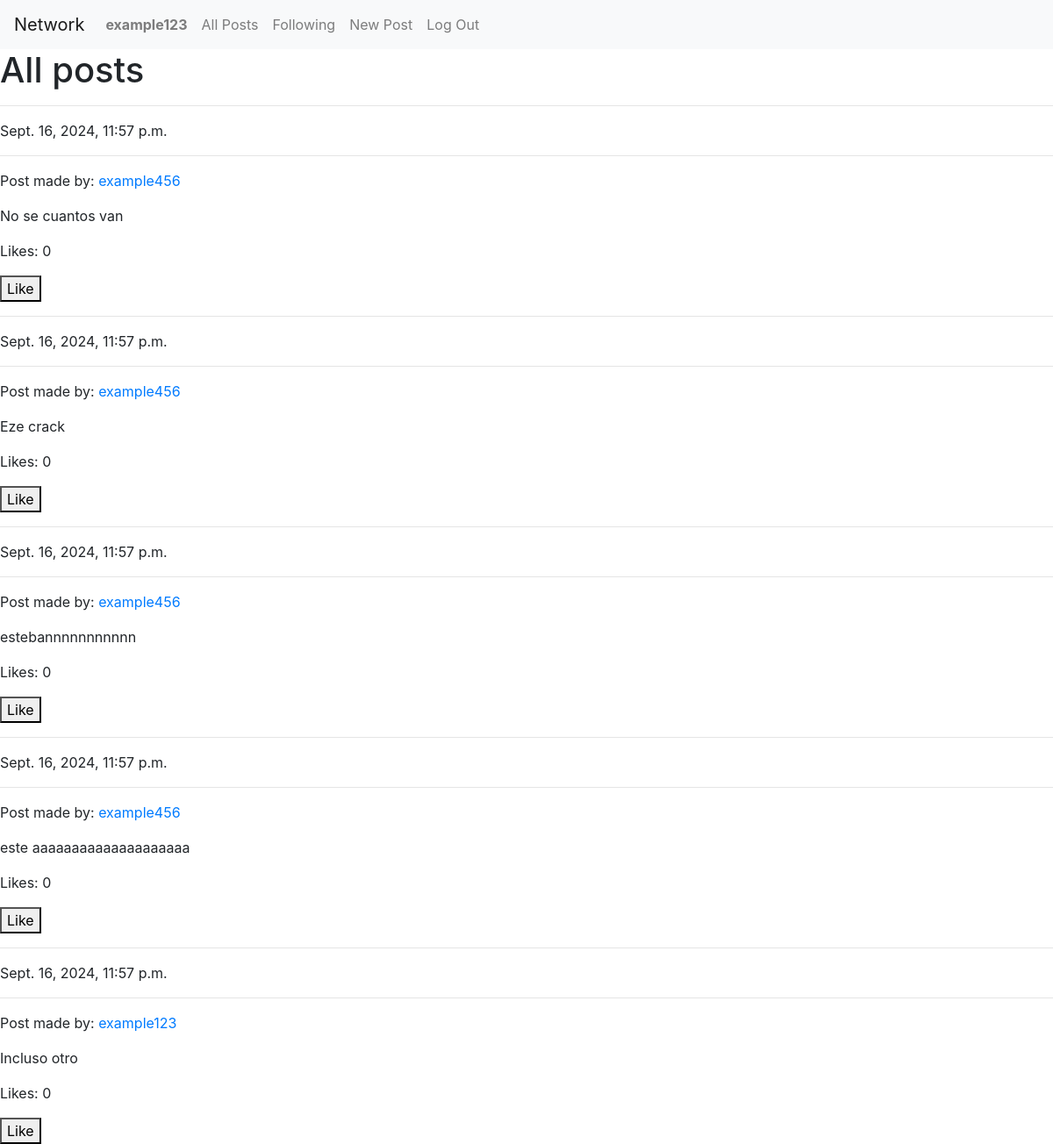
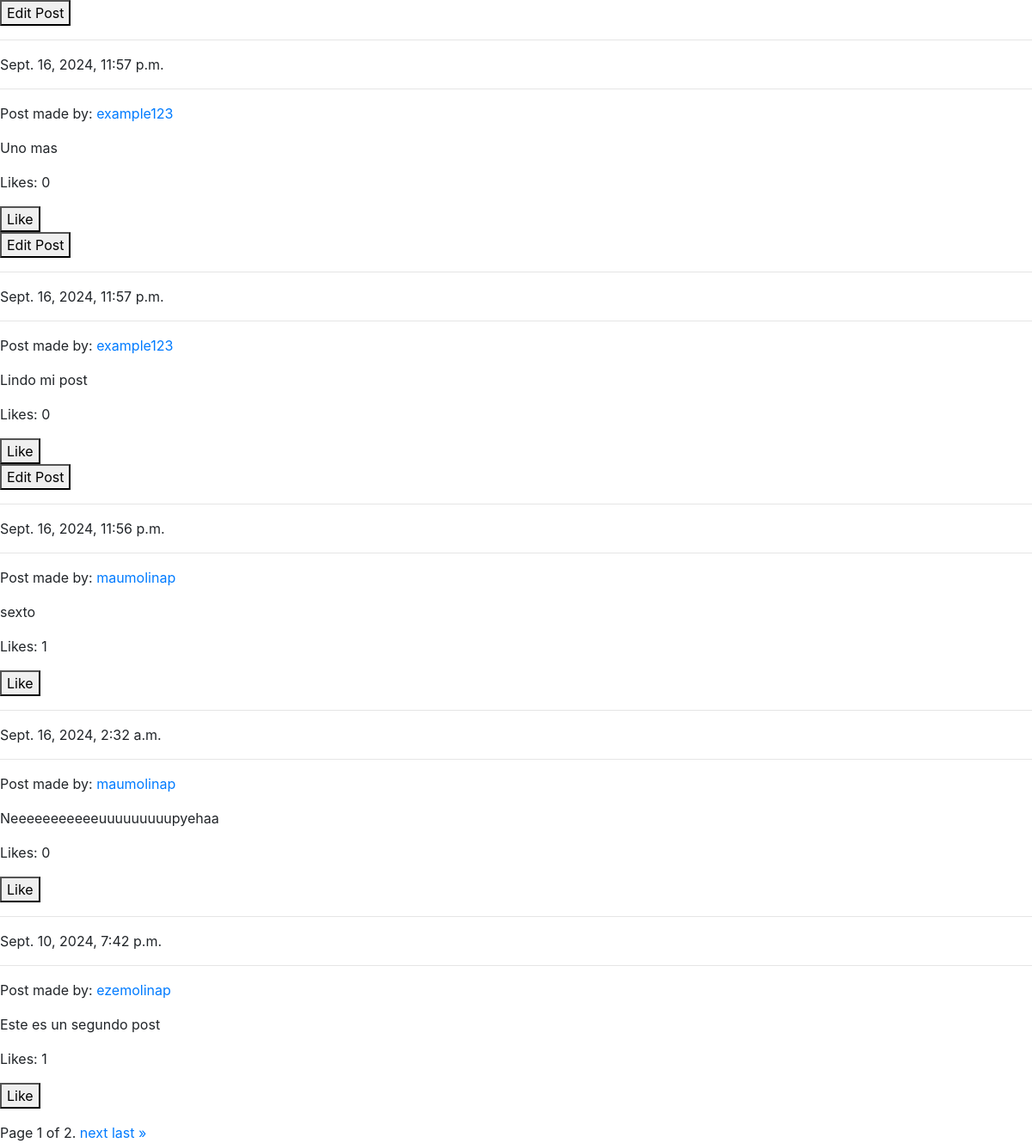
/ (signed in), run on the app's committed database (2 pictures, top to bottom).
### network/models.py (models this page shows, shortened)
class User(AbstractUser):
    pass

class Post(models.Model):
    user = models.ForeignKey("User", on_delete=models.CASCADE, related_name="user")
    body = models.TextField(blank=True)
    timestamp = models.DateTimeField(auto_now_add=True)
    likes = models.ManyToManyField(User, related_name="liked_posts", blank=True, default=0)
    is_active = models.BooleanField(default=True)

### network/views.py (the view)
# urls.py: path("", views.index, name="index"),
def index(request):
    active_posts = Post.objects.filter(is_active=True).order_by('-timestamp')
    pagin = paginator(request, active_posts)
    return render(request, "network/index.html", {
        "active_posts": pagin["page_posts"],
        "title_page": "All posts",
    })

### network/views.py (called while the page is built)
def paginator(request, posts):
    paginator = Paginator(posts, 10)
    page_num = request.GET.get('page', 1)
    try:
        page_posts = paginator.get_page(page_num)
    except PageNotAnInteger:
        page_posts = paginator.page(1)
    except EmptyPage:
        page_posts = paginator.page(paginator.num_pages)
    return {
        "page_posts": page_posts,
    }

### network/templates/network/index.html (shortened to what this page needs)
{% extends "network/layout.html" %}
{% load static %}
{% block body %}
    <h1>{{ title_page }}</h1>
    {% if active_posts %}
        <div>
            {% for post in active_posts %}
                <p>
                    <hr>
                    {{ post.timestamp }}
                    <hr>
                    <p>Post made by: <a href="{% url 'profile' post.user  %}">{{ post.user }}</a></p>
                    <p id="post-body" data-post-id="{{post.id}}">{{ post.body }}</p>
                    <p>
                        {% if post.likes %}
                            Likes: {{ post.likes.count }}
                        {% else %}
                            Likes: 0
                        {% endif %}
                    </p>
                    <div><button id="like-post-button-{{post.id}}">Like</button></div>
                    <div>
                        {% if post.user == request.user %}
                            <button id="edit-post-button-{{post.id}}">Edit Post</button>
                        {% endif %}
                    </div>
                </p>
            {% endfor %}
        </div>
    {% else %}
        No active posts.
    {% endif %}
    <div class="pagination">
        <span class="step-links">
            <span class="current">
                Page {{ active_posts.number }} of {{ active_posts.paginator.num_pages }}.
            </span>
            {% if active_posts.has_next %}
                <a href="?page={{ active_posts.next_page_number }}">next</a>
                <a href="?page={{ active_posts.paginator.num_pages }}">last &raquo;</a>
            {% endif %}
        </span>
    </div>
{% endblock %}

### network/templates/network/layout.html (shortened to what this page needs)
{% load static %}
<!DOCTYPE html>
<html lang="en">
    <head>
        <link rel="stylesheet" href="https://stackpath.bootstrapcdn.com/bootstrap/4.4.1/css/bootstrap.min.css">
        <link href="{% static 'network/styles.css' %}" rel="stylesheet">
    </head>
    <body>
        <nav class="navbar navbar-expand-lg navbar-light bg-light">
            <a class="navbar-brand" href="#">Network</a>
            <div>
              <ul class="navbar-nav mr-auto">
                {% if user.is_authenticated %}
                    <li class="nav-item">
                        <a class="nav-link" href="{% url 'profile' user.username %}" id="profile"><strong>{{ user.username }}</strong></a>
                    </li>
                {% endif %}
                <li class="nav-item">
                  <a class="nav-link" href="{% url 'index' %}">All Posts</a>
                </li>
                {% if user.is_authenticated %}
                    <li class="nav-item">
                        <a class="nav-link" href="{% url 'following' %}">Following</a>
                    </li>
                    <li class="nav-item">
                        <a class="nav-link" href="{% url 'new_post' %}">New Post</a>
                    </li>
                    <li class="nav-item">
                        <a class="nav-link" href="{% url 'logout' %}">Log Out</a>
                    </li>
                {% endif %}
              </ul>
            </div>
          </nav>
        <div class="body">
            {% block body %}
            {% endblock %}
        </div>
    </body>
</html>

### data on the page
User: username "example123"
Post: timestamp "Sept. 16, 2024, 11:57 p.m.", user "example456", body "No se cuantos van", likes.count "0"
Post: timestamp "Sept. 16, 2024, 11:57 p.m.", user "example456", body "Eze crack", likes.count "0"
Post: timestamp "Sept. 16, 2024, 11:57 p.m.", user "example456", body "estebannnnnnnnnnn", likes.count "0"
Post: timestamp "Sept. 16, 2024, 11:57 p.m.", user "example456", body "este aaaaaaaaaaaaaaaaaaaa", likes.count "0"
Post: timestamp "Sept. 16, 2024, 11:57 p.m.", user "example123", body "Incluso otro", likes.count "0"
Post: timestamp "Sept. 16, 2024, 11:57 p.m.", user "example123", body "Uno mas", likes.count "0"
Post: timestamp "Sept. 16, 2024, 11:57 p.m.", user "example123", body "Lindo mi post", likes.count "0"
Post: timestamp "Sept. 16, 2024, 11:56 p.m.", user "maumolinap", body "sexto", likes.count "1"
Post: timestamp "Sept. 16, 2024, 2:32 a.m.", user "maumolinap", body "Neeeeeeeeeeeuuuuuuuuupyehaa", likes.count "0"
Post: timestamp "Sept. 10, 2024, 7:42 p.m.", user "ezemolinap", body "Este es un segundo post", likes.count "1"

### other printed values
{{ title_page }} "All posts"
{{ active_posts.number }} "1"
{{ active_posts.paginator.num_pages }} "2"
